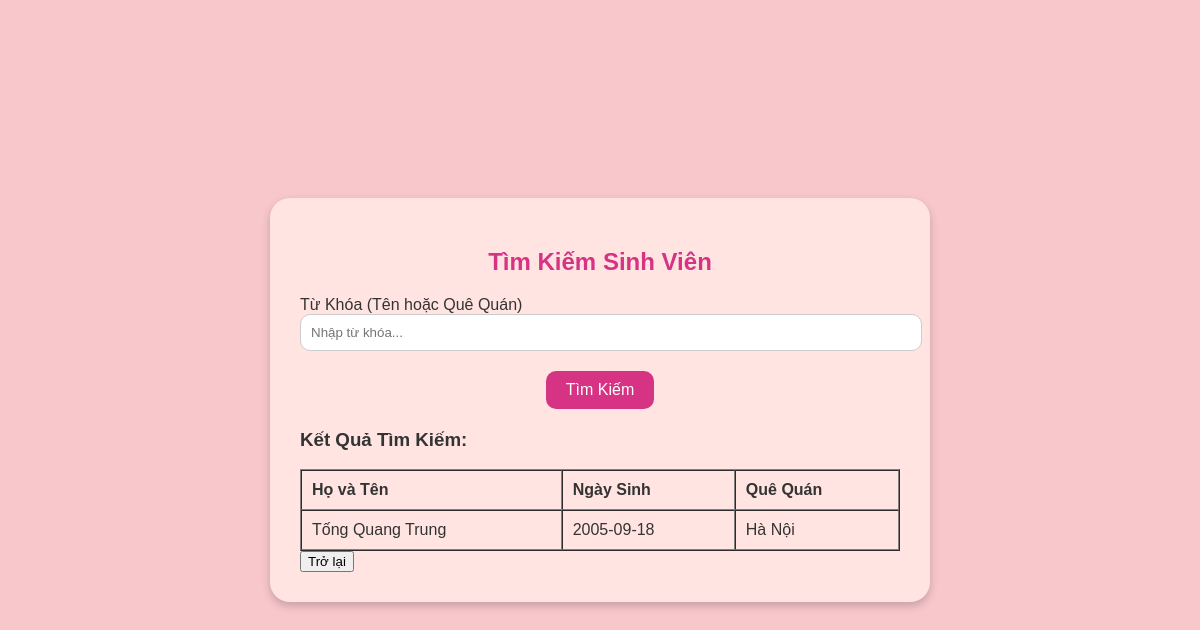
Page /search.php?keyword=Tống Quang Trung on the committed database.
### tables this page shows
CREATE TABLE `table_students` (
  `id` int(11) NOT NULL,
  `fullname` varchar(255) NOT NULL,
  `dob` date NOT NULL,
  `gender` int(11) NOT NULL,
  `hometown` varchar(255) NOT NULL,
  `level` int(11) NOT NULL,
  `group` int(11) NOT NULL
);

### search.php (the view, shortened to what this page needs)
<?php
include "connect.php";
?>
<!DOCTYPE html>
<html lang="vi">
<head>
</head>
<body>
    <div class="container">
        <h2>Tìm Kiếm Sinh Viên</h2>
        <form action="" method="get">
            <div class="form-group">
                <label for="keyword">Từ Khóa (Tên hoặc Quê Quán)</label>
                <input type="text" id="keyword" name="keyword" placeholder="Nhập từ khóa..." required>
            </div>
            <div class="buttons">
                <button type="submit">Tìm Kiếm</button>
            </div>
        </form>
        <div class="results">
            <?php
            if (isset($_GET['keyword']) && !empty($_GET['keyword'])) {
                $noidung = mysqli_real_escape_string($conn, $_GET['keyword']);
                $sql = "SELECT * FROM table_students
                        WHERE fullname LIKE '%$noidung%'
                        OR hometown LIKE '%$noidung%'";
                $result = mysqli_query($conn, $sql);
                if (mysqli_num_rows($result) > 0) {
                    echo "<h3>Kết Quả Tìm Kiếm:</h3>";
                    echo "<table border='1' cellpadding='10' cellspacing='0' style='width: 100%; text-align: left;'>";
                    echo "<tr>
                            <th>Họ và Tên</th>
<th>Ngày Sinh</th>
                            <th>Quê Quán</th>
                          </tr>";
                    while ($row = mysqli_fetch_assoc($result)) {
                        echo "<tr>
                                <td>" . $row['fullname'] . "</td>
                                <td>" . $row['dob'] . "</td>
                                <td>" . $row['hometown'] . "</td>
                              </tr>";
                    }
                    echo "</table>";
                } else {
                    echo "<p>Không tìm thấy kết quả nào.</p>";
                }
            }
            ?>
            <a href="student.php">
                <button type="button" class="exit">Trở lại</button>
            </a>
        </div>
    </div>
</body>
</html>

### search.php (style rules this page uses)
body { font-family: Arial, sans-serif; background-color: #f8c7cc; display: flex; justify-content: center; align-items: center; height: 100vh; margin: 0; }
.container { background-color: #ffe4e1; border-radius: 20px; box-shadow: 0 4px 10px rgba(0, 0, 0, 0.2); width: 600px; padding: 30px; text-align: center; color: #333; }
.container h2 { color: #d63384; margin-bottom: 20px; }
.form-group { margin-bottom: 15px; text-align: left; }
.form-group input { width: 100%; padding: 10px; border: 1px solid #ccc; border-radius: 10px; }
.buttons { margin-top: 20px; }
.buttons button { padding: 10px 20px; border: none; border-radius: 10px; cursor: pointer; background-color: #d63384; color: white; font-size: 16px; }
.results { margin-top: 20px; text-align: left; color: #333; }

### rows in the picture
table_students: fullname "Tống Quang Trung", dob "2005-09-18", hometown "Hà Nội"
